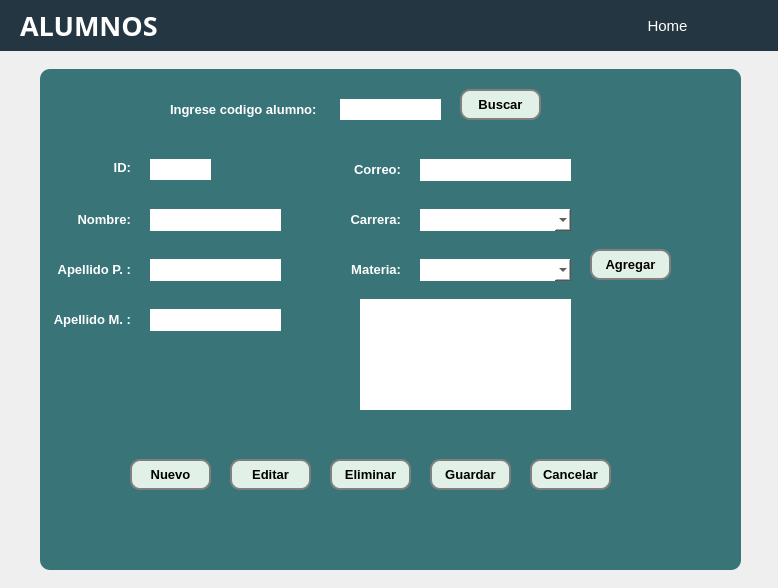
<?xml version="1.0" encoding="UTF-8"?>
<ui version="4.0">
 <class>Dialog</class>
 <widget class="QDialog" name="Dialog">
  <property name="geometry">
   <rect>
    <x>0</x>
    <y>0</y>
    <width>778</width>
    <height>588</height>
   </rect>
  </property>
  <property name="windowTitle">
   <string>Dialog</string>
  </property>
  <widget class="QLabel" name="label">
   <property name="geometry">
    <rect>
     <x>0</x>
     <y>0</y>
     <width>781</width>
     <height>51</height>
    </rect>
   </property>
   <property name="font">
    <font>
     <family>Arial Black</family>
     <pointsize>20</pointsize>
     <bold>true</bold>
    </font>
   </property>
   <property name="styleSheet">
    <string notr="true">background-color: #243642;
color: #FFFFFF</string>
   </property>
   <property name="text">
    <string>ALUMNOS</string>
   </property>
   <property name="alignment">
    <set>Qt::AlignLeading|Qt::AlignLeft|Qt::AlignVCenter</set>
   </property>
   <property name="margin">
    <number>0</number>
   </property>
   <property name="indent">
    <number>20</number>
   </property>
  </widget>
  <widget class="QPushButton" name="btnHome">
   <property name="geometry">
    <rect>
     <x>630</x>
     <y>10</y>
     <width>75</width>
     <height>31</height>
    </rect>
   </property>
   <property name="font">
    <font>
     <family>Arial</family>
     <pointsize>11</pointsize>
    </font>
   </property>
   <property name="cursor">
    <cursorShape>PointingHandCursor</cursorShape>
   </property>
   <property name="styleSheet">
    <string notr="true">color: rgb(255, 255, 255);</string>
   </property>
   <property name="text">
    <string>Home</string>
   </property>
   <property name="flat">
    <bool>true</bool>
   </property>
  </widget>
  <widget class="QFrame" name="frameFormHorario">
   <property name="geometry">
    <rect>
     <x>40</x>
     <y>69</y>
     <width>701</width>
     <height>501</height>
    </rect>
   </property>
   <property name="cursor">
    <cursorShape>ArrowCursor</cursorShape>
   </property>
   <property name="styleSheet">
    <string notr="true">background-color:#387478;
border-radius: 10px;</string>
   </property>
   <property name="frameShape">
    <enum>QFrame::StyledPanel</enum>
   </property>
   <property name="frameShadow">
    <enum>QFrame::Raised</enum>
   </property>
   <widget class="QLabel" name="label_2">
    <property name="geometry">
     <rect>
      <x>42</x>
      <y>90</y>
      <width>49</width>
      <height>16</height>
     </rect>
    </property>
    <property name="font">
     <font>
      <family>Arial</family>
      <pointsize>10</pointsize>
      <bold>true</bold>
     </font>
    </property>
    <property name="layoutDirection">
     <enum>Qt::LeftToRight</enum>
    </property>
    <property name="styleSheet">
     <string notr="true">color: rgb(255, 255, 255);</string>
    </property>
    <property name="text">
     <string>ID:</string>
    </property>
    <property name="alignment">
     <set>Qt::AlignRight|Qt::AlignTrailing|Qt::AlignVCenter</set>
    </property>
   </widget>
   <widget class="QLabel" name="label_3">
    <property name="geometry">
     <rect>
      <x>30</x>
      <y>140</y>
      <width>61</width>
      <height>20</height>
     </rect>
    </property>
    <property name="font">
     <font>
      <family>Arial</family>
      <pointsize>10</pointsize>
      <bold>true</bold>
     </font>
    </property>
    <property name="layoutDirection">
     <enum>Qt::LeftToRight</enum>
    </property>
    <property name="styleSheet">
     <string notr="true">color: rgb(255, 255, 255);</string>
    </property>
    <property name="text">
     <string>Nombre:</string>
    </property>
    <property name="alignment">
     <set>Qt::AlignRight|Qt::AlignTrailing|Qt::AlignVCenter</set>
    </property>
   </widget>
   <widget class="QLabel" name="label_4">
    <property name="geometry">
     <rect>
      <x>10</x>
      <y>190</y>
      <width>81</width>
      <height>20</height>
     </rect>
    </property>
    <property name="font">
     <font>
      <family>Arial</family>
      <pointsize>10</pointsize>
      <bold>true</bold>
     </font>
    </property>
    <property name="layoutDirection">
     <enum>Qt::LeftToRight</enum>
    </property>
    <property name="styleSheet">
     <string notr="true">color: rgb(255, 255, 255);</string>
    </property>
    <property name="text">
     <string>Apellido P. :</string>
    </property>
    <property name="alignment">
     <set>Qt::AlignRight|Qt::AlignTrailing|Qt::AlignVCenter</set>
    </property>
   </widget>
   <widget class="QLabel" name="label_5">
    <property name="geometry">
     <rect>
      <x>10</x>
      <y>240</y>
      <width>81</width>
      <height>20</height>
     </rect>
    </property>
    <property name="font">
     <font>
      <family>Arial</family>
      <pointsize>10</pointsize>
      <bold>true</bold>
     </font>
    </property>
    <property name="layoutDirection">
     <enum>Qt::LeftToRight</enum>
    </property>
    <property name="styleSheet">
     <string notr="true">color: rgb(255, 255, 255);</string>
    </property>
    <property name="text">
     <string>Apellido M. :</string>
    </property>
    <property name="alignment">
     <set>Qt::AlignRight|Qt::AlignTrailing|Qt::AlignVCenter</set>
    </property>
   </widget>
   <widget class="QLineEdit" name="entryId">
    <property name="geometry">
     <rect>
      <x>110</x>
      <y>90</y>
      <width>61</width>
      <height>21</height>
     </rect>
    </property>
    <property name="styleSheet">
     <string notr="true">background-color: rgb(255, 255, 255);
border-radius:none;</string>
    </property>
   </widget>
   <widget class="QLabel" name="label_10">
    <property name="geometry">
     <rect>
      <x>130</x>
      <y>30</y>
      <width>161</width>
      <height>20</height>
     </rect>
    </property>
    <property name="font">
     <font>
      <family>Arial</family>
      <pointsize>10</pointsize>
      <bold>true</bold>
     </font>
    </property>
    <property name="styleSheet">
     <string notr="true">color: rgb(255, 255, 255);</string>
    </property>
    <property name="text">
     <string>Ingrese codigo alumno:</string>
    </property>
   </widget>
   <widget class="QLineEdit" name="entryBuscarId">
    <property name="geometry">
     <rect>
      <x>300</x>
      <y>30</y>
      <width>101</width>
      <height>21</height>
     </rect>
    </property>
    <property name="styleSheet">
     <string notr="true">background-color: rgb(255, 255, 255);
border-radius: none;</string>
    </property>
   </widget>
   <widget class="QPushButton" name="btnNuevo">
    <property name="geometry">
     <rect>
      <x>90</x>
      <y>390</y>
      <width>81</width>
      <height>31</height>
     </rect>
    </property>
    <property name="font">
     <font>
      <family>Arial</family>
      <pointsize>10</pointsize>
      <bold>true</bold>
     </font>
    </property>
    <property name="styleSheet">
     <string notr="true">background-color: #E2F1E7;
border: 2px solid grey;
padding: 5px;</string>
    </property>
    <property name="text">
     <string>Nuevo</string>
    </property>
   </widget>
   <widget class="QPushButton" name="btnEditar">
    <property name="geometry">
     <rect>
      <x>190</x>
      <y>390</y>
      <width>81</width>
      <height>31</height>
     </rect>
    </property>
    <property name="font">
     <font>
      <family>Arial</family>
      <pointsize>10</pointsize>
      <bold>true</bold>
     </font>
    </property>
    <property name="styleSheet">
     <string notr="true">background-color: #E2F1E7;
border: 2px solid grey;
padding: 5px;</string>
    </property>
    <property name="text">
     <string>Editar</string>
    </property>
   </widget>
   <widget class="QPushButton" name="btnEliminar">
    <property name="geometry">
     <rect>
      <x>290</x>
      <y>390</y>
      <width>81</width>
      <height>31</height>
     </rect>
    </property>
    <property name="font">
     <font>
      <family>Arial</family>
      <pointsize>10</pointsize>
      <bold>true</bold>
     </font>
    </property>
    <property name="styleSheet">
     <string notr="true">background-color: #E2F1E7;
border: 2px solid grey;
padding: 5px;</string>
    </property>
    <property name="text">
     <string>Eliminar</string>
    </property>
   </widget>
   <widget class="QPushButton" name="btnGuardar">
    <property name="geometry">
     <rect>
      <x>390</x>
      <y>390</y>
      <width>81</width>
      <height>31</height>
     </rect>
    </property>
    <property name="font">
     <font>
      <family>Arial</family>
      <pointsize>10</pointsize>
      <bold>true</bold>
     </font>
    </property>
    <property name="styleSheet">
     <string notr="true">background-color: #E2F1E7;
border: 2px solid grey;
padding: 5px;</string>
    </property>
    <property name="text">
     <string>Guardar</string>
    </property>
   </widget>
   <widget class="QPushButton" name="btnCancelar">
    <property name="geometry">
     <rect>
      <x>490</x>
      <y>390</y>
      <width>81</width>
      <height>31</height>
     </rect>
    </property>
    <property name="font">
     <font>
      <family>Arial</family>
      <pointsize>10</pointsize>
      <bold>true</bold>
     </font>
    </property>
    <property name="styleSheet">
     <string notr="true">background-color: #E2F1E7;
border: 2px solid grey;
padding: 5px;</string>
    </property>
    <property name="text">
     <string>Cancelar</string>
    </property>
   </widget>
   <widget class="QPushButton" name="btnBuscar">
    <property name="geometry">
     <rect>
      <x>420</x>
      <y>20</y>
      <width>81</width>
      <height>31</height>
     </rect>
    </property>
    <property name="font">
     <font>
      <family>Arial</family>
      <pointsize>10</pointsize>
      <bold>true</bold>
     </font>
    </property>
    <property name="styleSheet">
     <string notr="true">background-color: #E2F1E7;
border: 2px solid grey;
padding: 5px;</string>
    </property>
    <property name="text">
     <string>Buscar</string>
    </property>
   </widget>
   <widget class="QLineEdit" name="entryNombre">
    <property name="geometry">
     <rect>
      <x>110</x>
      <y>140</y>
      <width>131</width>
      <height>22</height>
     </rect>
    </property>
    <property name="styleSheet">
     <string notr="true">background-color: white;
border-radius: none;
</string>
    </property>
   </widget>
   <widget class="QLineEdit" name="entryApellidoP">
    <property name="geometry">
     <rect>
      <x>110</x>
      <y>190</y>
      <width>131</width>
      <height>22</height>
     </rect>
    </property>
    <property name="styleSheet">
     <string notr="true">background-color: white;
border-radius: none;
</string>
    </property>
   </widget>
   <widget class="QLineEdit" name="entryApellidoM">
    <property name="geometry">
     <rect>
      <x>110</x>
      <y>240</y>
      <width>131</width>
      <height>22</height>
     </rect>
    </property>
    <property name="styleSheet">
     <string notr="true">background-color: white;
border-radius: none;
</string>
    </property>
   </widget>
   <widget class="QLabel" name="label_6">
    <property name="geometry">
     <rect>
      <x>300</x>
      <y>90</y>
      <width>61</width>
      <height>20</height>
     </rect>
    </property>
    <property name="font">
     <font>
      <family>Arial</family>
      <pointsize>10</pointsize>
      <bold>true</bold>
     </font>
    </property>
    <property name="layoutDirection">
     <enum>Qt::LeftToRight</enum>
    </property>
    <property name="styleSheet">
     <string notr="true">color: rgb(255, 255, 255);</string>
    </property>
    <property name="text">
     <string>Correo:</string>
    </property>
    <property name="alignment">
     <set>Qt::AlignRight|Qt::AlignTrailing|Qt::AlignVCenter</set>
    </property>
   </widget>
   <widget class="QLineEdit" name="entryCorreo">
    <property name="geometry">
     <rect>
      <x>380</x>
      <y>90</y>
      <width>151</width>
      <height>22</height>
     </rect>
    </property>
    <property name="styleSheet">
     <string notr="true">background-color: white;
border-radius: none;
</string>
    </property>
   </widget>
   <widget class="QLabel" name="label_7">
    <property name="geometry">
     <rect>
      <x>280</x>
      <y>140</y>
      <width>81</width>
      <height>20</height>
     </rect>
    </property>
    <property name="font">
     <font>
      <family>Arial</family>
      <pointsize>10</pointsize>
      <bold>true</bold>
     </font>
    </property>
    <property name="layoutDirection">
     <enum>Qt::LeftToRight</enum>
    </property>
    <property name="styleSheet">
     <string notr="true">color: rgb(255, 255, 255);</string>
    </property>
    <property name="text">
     <string>Carrera:</string>
    </property>
    <property name="alignment">
     <set>Qt::AlignRight|Qt::AlignTrailing|Qt::AlignVCenter</set>
    </property>
   </widget>
   <widget class="QLabel" name="label_8">
    <property name="geometry">
     <rect>
      <x>280</x>
      <y>190</y>
      <width>81</width>
      <height>20</height>
     </rect>
    </property>
    <property name="font">
     <font>
      <family>Arial</family>
      <pointsize>10</pointsize>
      <bold>true</bold>
     </font>
    </property>
    <property name="layoutDirection">
     <enum>Qt::LeftToRight</enum>
    </property>
    <property name="styleSheet">
     <string notr="true">color: rgb(255, 255, 255);</string>
    </property>
    <property name="text">
     <string>Materia:</string>
    </property>
    <property name="alignment">
     <set>Qt::AlignRight|Qt::AlignTrailing|Qt::AlignVCenter</set>
    </property>
   </widget>
   <widget class="QComboBox" name="cbMateria">
    <property name="geometry">
     <rect>
      <x>380</x>
      <y>190</y>
      <width>151</width>
      <height>22</height>
     </rect>
    </property>
    <property name="styleSheet">
     <string notr="true">background-color:white;
border-radius:none;</string>
    </property>
   </widget>
   <widget class="QComboBox" name="cbCarrera">
    <property name="geometry">
     <rect>
      <x>380</x>
      <y>140</y>
      <width>151</width>
      <height>22</height>
     </rect>
    </property>
    <property name="styleSheet">
     <string notr="true">background-color:white;
border-radius:none;</string>
    </property>
   </widget>
   <widget class="QLineEdit" name="entryMaterias">
    <property name="geometry">
     <rect>
      <x>320</x>
      <y>230</y>
      <width>211</width>
      <height>111</height>
     </rect>
    </property>
    <property name="styleSheet">
     <string notr="true">background-color: white;
border-radius: 0;
</string>
    </property>
   </widget>
   <widget class="QPushButton" name="btnAgregar">
    <property name="geometry">
     <rect>
      <x>550</x>
      <y>180</y>
      <width>81</width>
      <height>31</height>
     </rect>
    </property>
    <property name="font">
     <font>
      <family>Arial</family>
      <pointsize>10</pointsize>
      <bold>true</bold>
     </font>
    </property>
    <property name="styleSheet">
     <string notr="true">background-color: #E2F1E7;
border: 2px solid grey;
padding: 5px;</string>
    </property>
    <property name="text">
     <string>Agregar</string>
    </property>
   </widget>
  </widget>
 </widget>
 <resources/>
 <connections/>
</ui>
